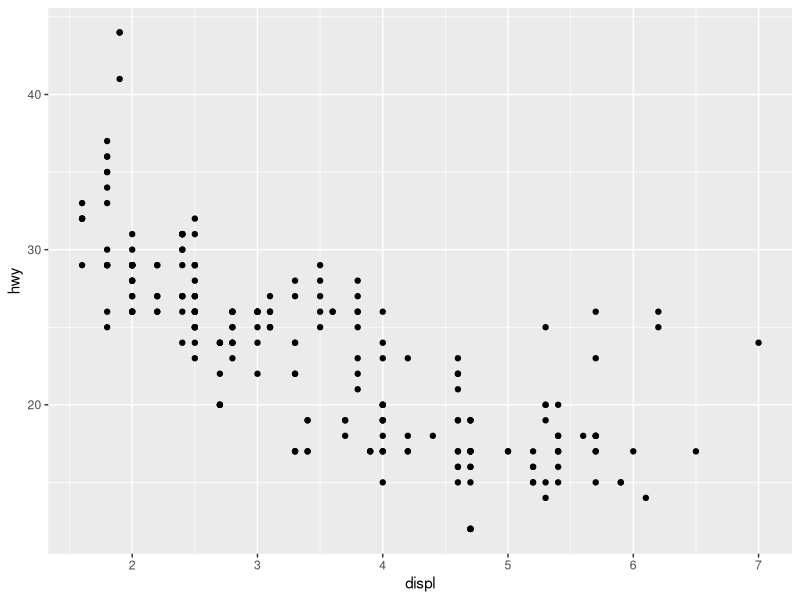
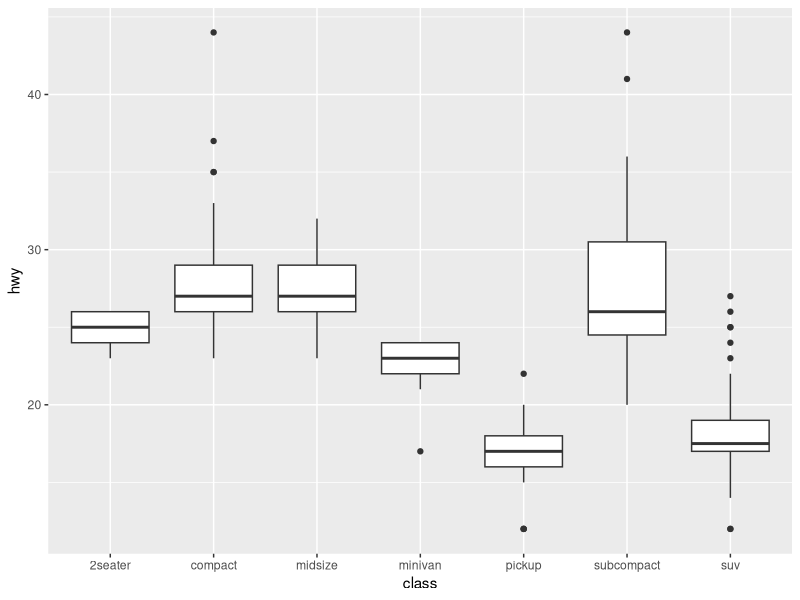
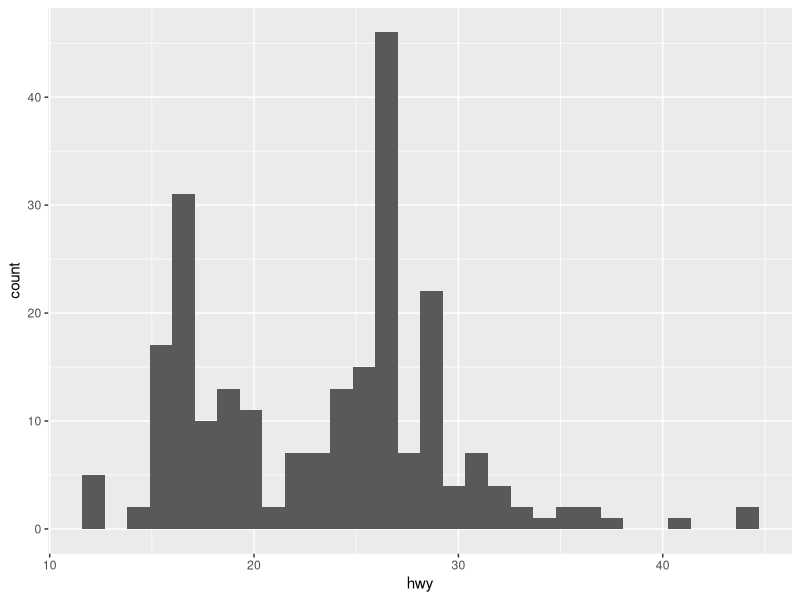
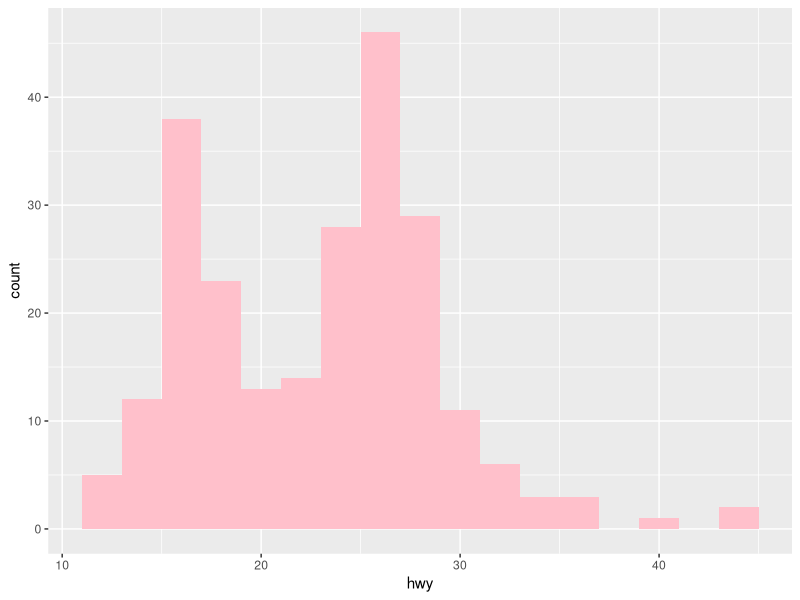
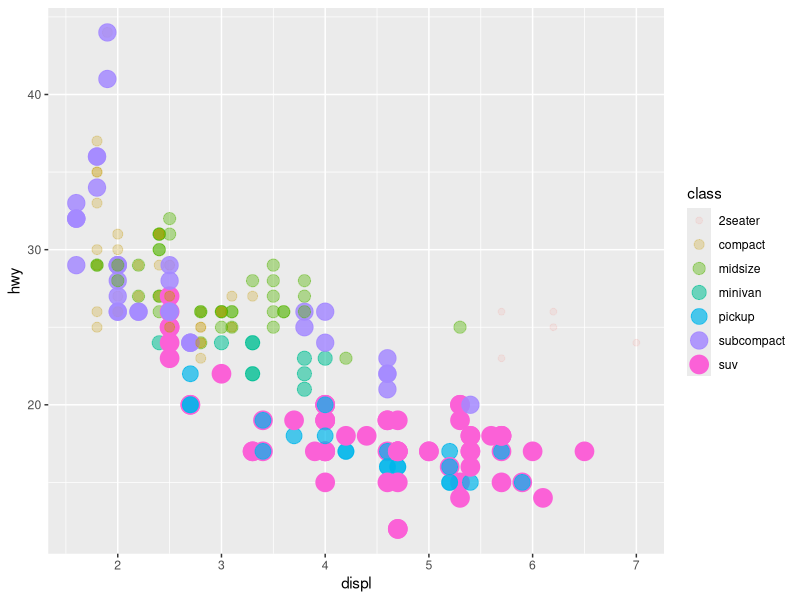
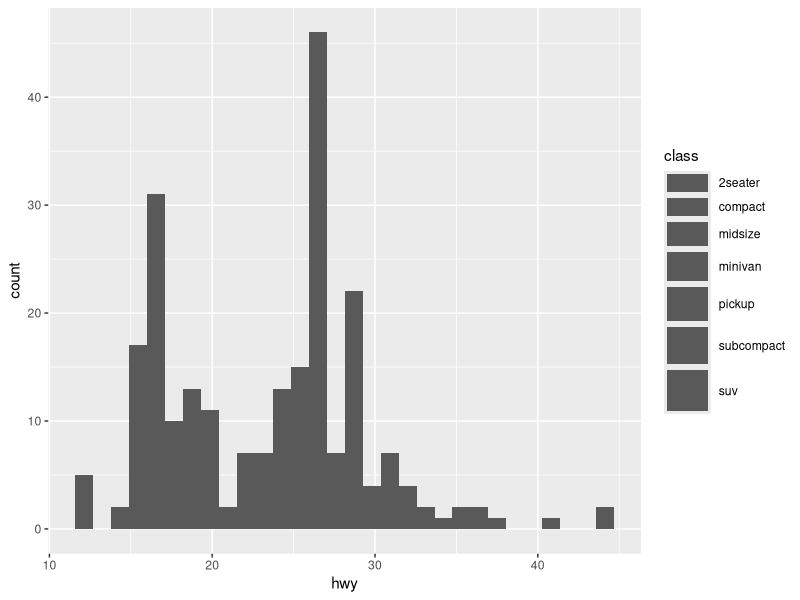
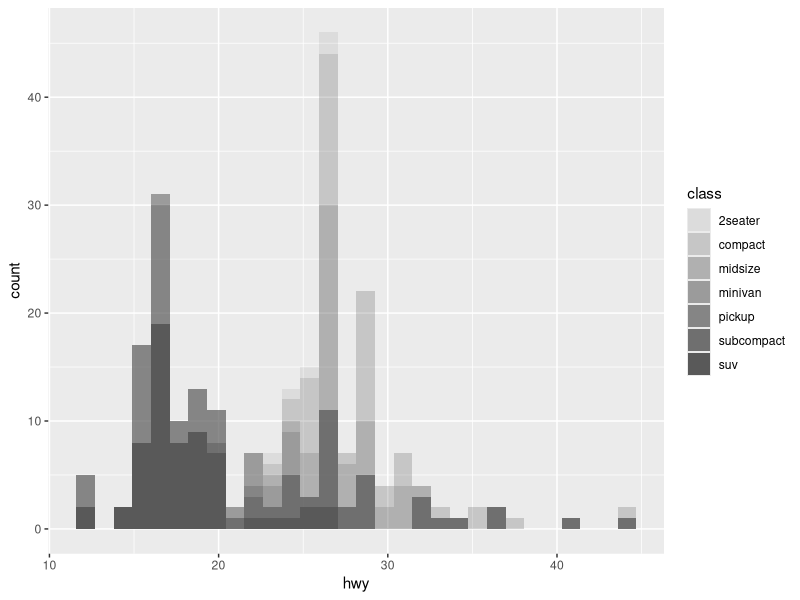
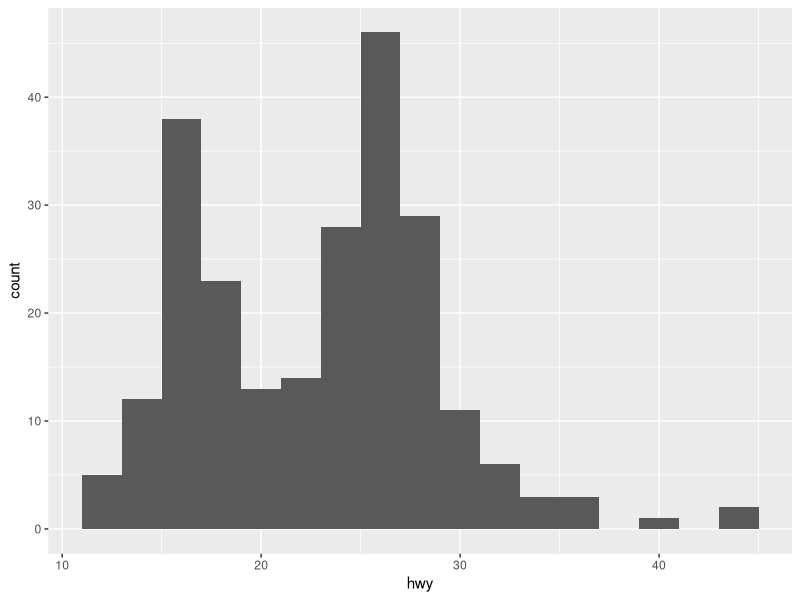

Source code (R) for these figures, in order:
## ---- chunk 1
knitr::opts_chunk$set(echo = TRUE, comment= "")
library(tidyverse)
## ---- chunk 2
data(mpg)
## ---- chunk 3
ggplot(data = mpg) +
  geom_point(mapping = aes(x = displ, y = hwy))
## ---- chunk 4
ggplot(data = mpg) +
  geom_boxplot(mapping = aes(x = class, y = hwy))
## ---- chunk 5
ggplot(data = mpg) +
  geom_histogram(mapping = aes(x = hwy))
## ---- chunk 6
ggplot(data = mpg) +
  geom_histogram(mapping = aes(x = hwy), binwidth = 2, fill = "pink")
## ---- chunk 7
ggplot(data = mpg) +
  geom_point(mapping = aes(x = displ, y = hwy, color=class, size=class, alpha=class))
## ---- chunk 8
ggplot(data = mpg) +
  geom_histogram(mapping = aes(x = hwy, size = class))
## ---- chunk 9
ggplot(data = mpg) +
  geom_histogram(mapping = aes(x = hwy, alpha=class))
## ---- chunk 10
ggplot(data = mpg) +
  geom_histogram(mapping = aes(x = hwy, shape = class), binwidth = 2)
## ---- chunk 11
# Makes a plot that the commands below will modify
q <- ggplot(mpg) + geom_point(aes(x = displ, y = hwy))

q + facet_grid(. ~ cyl)
q + facet_grid(drv ~ .)
q + facet_grid(drv ~ cyl)
q + facet_wrap(~ class)
## ---- chunk 12

## ---- chunk 13
ggplot(mpg) + 
  geom_point(aes(displ, hwy)) +
  geom_smooth(aes(displ, hwy))
